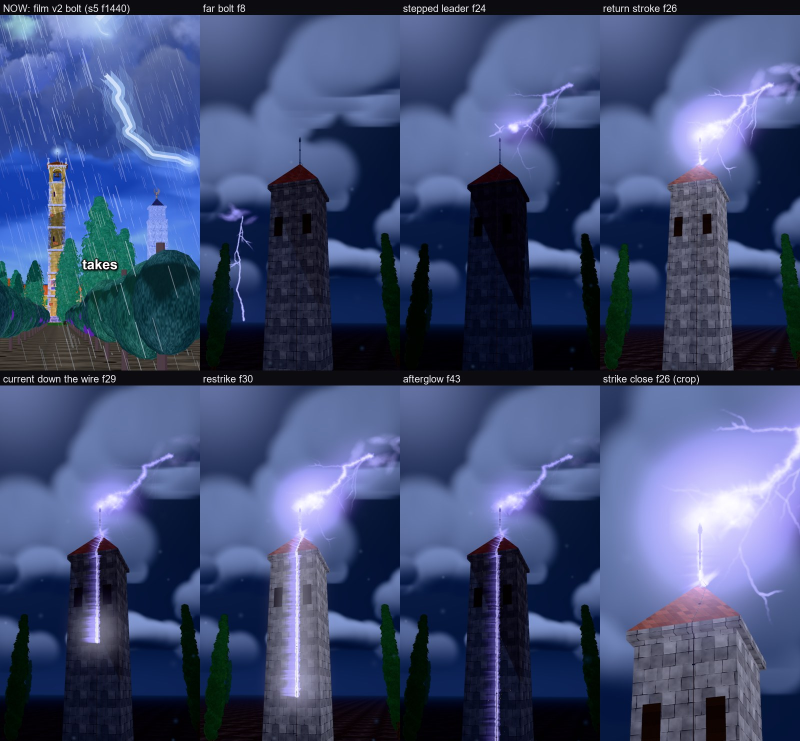
#> input picture newZip/RicksClips_Skill_V1.1/templates/threejs_film/_pbr_test/v_bolt/bolt_sheet.jpg, 1600 x 1482 px (shown at 1/2 size)
$ python empty_space.py ../../templates/threejs_film/_pbr_test/v_bolt/bolt_sheet.jpg
#> lines starting #> are read from the running program, lines starting #| are printed output that depends on the picture; after the words box and inside, x2 and y2 are one past the last pixel; in counts of white or black regions, pixels touching at a corner belong together
"""Empty-space check (added 2026-11-07, CB: "maximum density, no empty space").

The frame (540x960, caption band 62-78 % masked) is cut into a 6 x 10 grid of cells (90 x 96 px). A cell is EMPTY when it
holds almost no drawn information: Sobel edge density < 0.02 AND luma std < 0.035 (a flat fill, a bare sky gradient, a
blank wall). Reported per frame:
  empty_pct      share of (unmasked) cells that are empty
  max_empty_run  largest 4-connected block of empty cells (in cells)
  layers         depth layers present from a 3-band split of edge activity: top / middle / bottom thirds each with
                 edge density >= 0.03 (a proxy for background / midground / foreground all carrying detail)
Usage: python empty_space.py img... [--json out.json]   |   python empty_space.py --validate
"""
import sys, json
import numpy as np
from PIL import Image
from scipy import ndimage
W, H, GX, GY = 540, 960, 6, 10
CAP = (0.62, 0.78)

def metrics(img):
    a = np.asarray(img.convert("RGB").resize((W, H), Image.LANCZOS)).astype(np.float32) / 255
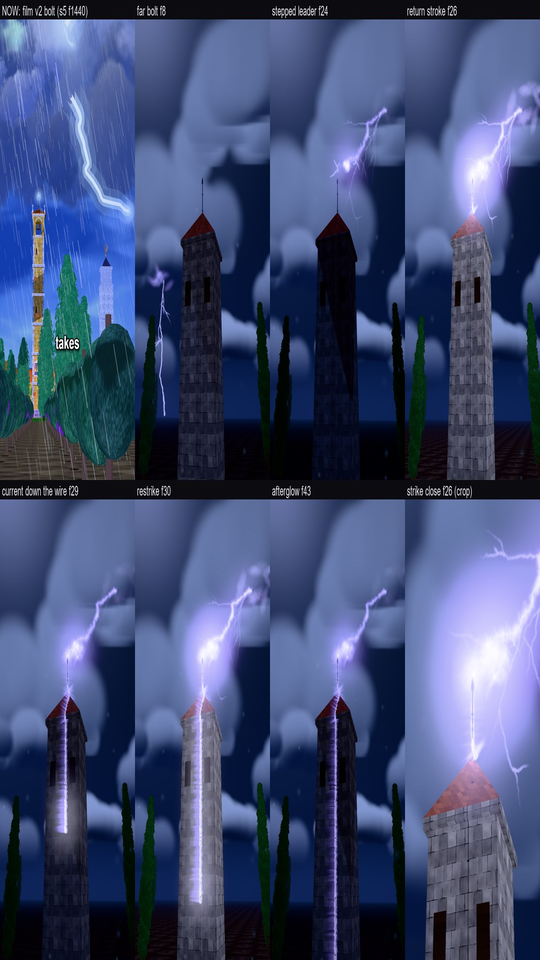
#> a: shape (960, 540, 3) float32; mean R, G, B 0.249, 0.3, 0.453
    Y = a @ np.array([0.2126, 0.7152, 0.0722], np.float32)
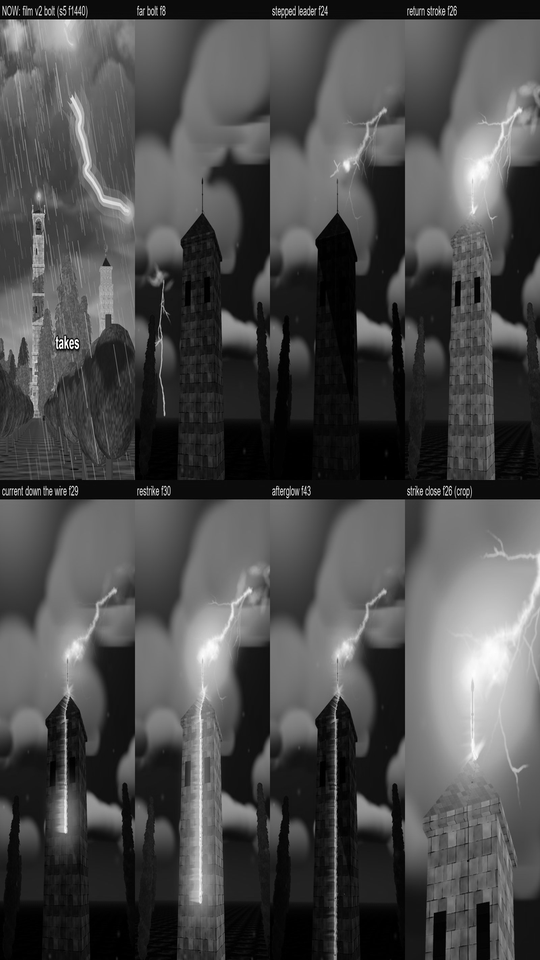
#> Y: shape (960, 540) float32; min 0, max 1, mean 0.3
    g = np.hypot(ndimage.sobel(Y, 1), ndimage.sobel(Y, 0)) / 4
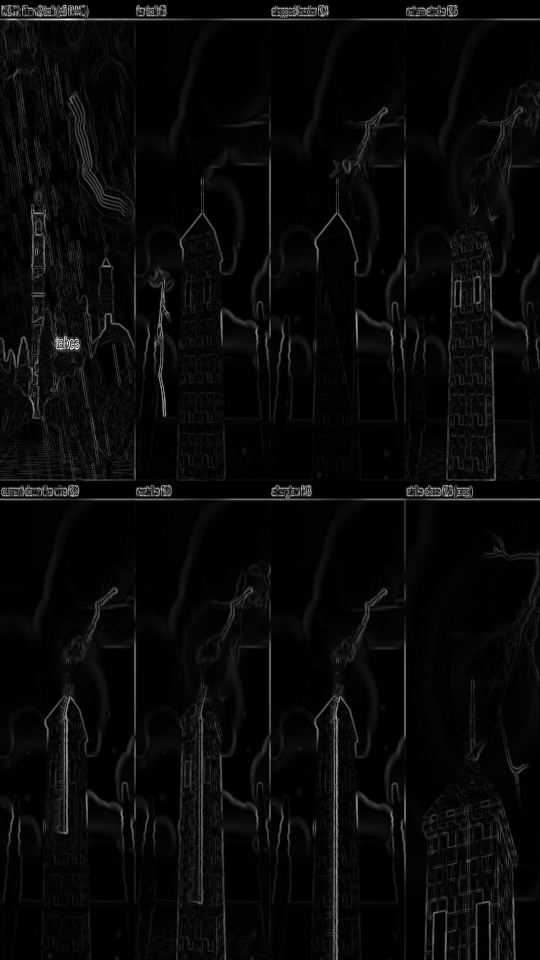
#> g: shape (960, 540) float32; min 0, max 0.998, mean 0.0357
    e = g > 0.08
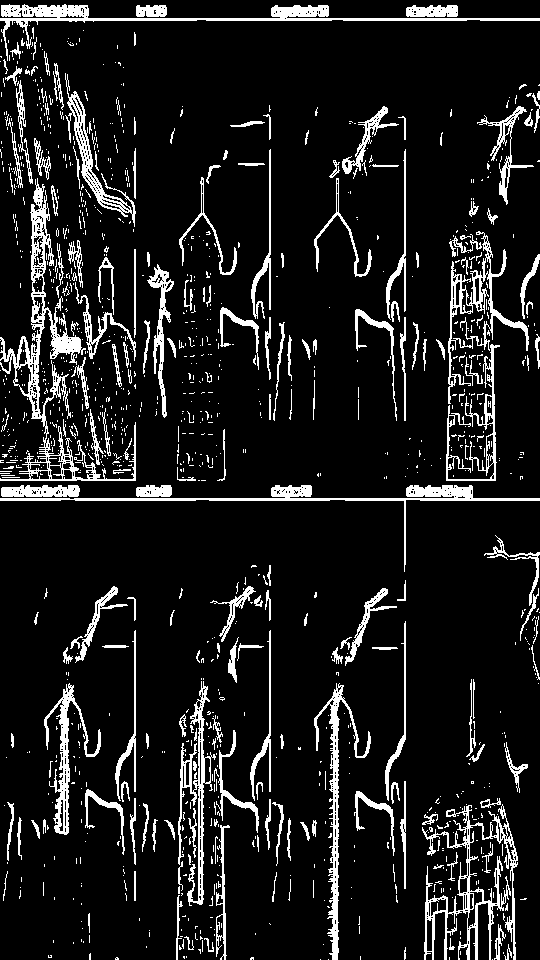
#> e: shape (960, 540) bool; 10.8% white; 1196 white regions (994 under 20 px), largest, box (x1, y1, x2, y2) and area: (0, 178, 136, 481) 5150, (422, 804, 518, 960) 3443, (0, 4, 540, 61) 3342
    cw, ch = W // GX, H // GY
    empty = np.zeros((GY, GX), bool); valid = np.ones((GY, GX), bool)
    for j in range(GY):
        y0, y1 = j * ch, (j + 1) * ch
        if y0 / H >= CAP[0] - 0.02 and y1 / H <= CAP[1] + 0.02: valid[j, :] = False; continue
        for i in range(GX):
            c = (slice(y0, y1), slice(i * cw, (i + 1) * cw))
            empty[j, i] = e[c].mean() < 0.02 and Y[c].std() < 0.035
#> after the loop, empty = [[False, False, False, False, False, False], [False, False, False, False, False, False], [False, False, False, False, False, False], [False, False, False, False, False, False], [False, False, False, False, False, False], [False, False, False, False, False, False], [False, False, False, False, False, False], [False, False, False, False, False, False], [False, False, False, False, False, False], [False, False, False, False, False, False]]; valid = [[True, True, True, True, True, True], [True, True, True, True, True, True], [True, True, True, True, True, True], [True, True, True, True, True, True], [True, True, True, True, True, True], [True, True, True, True, True, True], [False, False, False, False, False, False], [False, False, False, False, False, False], [True, True, True, True, True, True], [True, True, True, True, True, True]]
    lab, n = ndimage.label(empty & valid)
#> lab = [[0, 0, 0, 0, 0, 0], [0, 0, 0, 0, 0, 0], [0, 0, 0, 0, 0, 0], [0, 0, 0, 0, 0, 0], [0, 0, 0, 0, 0, 0], [0, 0, 0, 0, 0, 0], [0, 0, 0, 0, 0, 0], [0, 0, 0, 0, 0, 0], [0, 0, 0, 0, 0, 0], [0, 0, 0, 0, 0, 0]]; n = 0
    run = int(np.bincount(lab.ravel())[1:].max()) if n else 0
#> run = 0
    thirds = [e[int(k * H / 3):int((k + 1) * H / 3)].mean() for k in range(3)]
#> thirds = [0.109, 0.105, 0.111]
    return {"empty_pct": round(float((empty & valid).sum() / valid.sum() * 100), 1), "max_empty_run": run,
            "layers": int(sum(t >= 0.03 for t in thirds)), "thirds_edge": [round(float(t), 3) for t in thirds]}

if __name__ == "__main__":
    a = sys.argv[1:]
    if "--validate" in a:
        print("flat", metrics(Image.new("RGB", (W, H), (40, 50, 90))))
        n = (np.random.default_rng(1).random((H, W)) * 255).astype(np.uint8); print("noise", metrics(Image.fromarray(n)))
        sys.exit()
    out = a[a.index("--json") + 1] if "--json" in a else None
    files = [x for x in a if x not in ("--json", out)]
    R = {f: metrics(Image.open(f)) for f in files}
#> R = 1 item
    for f, m in R.items(): print(f.replace("\\", "/").split("/")[-1], m)
#> this loop made 1 pass
#| bolt_sheet.jpg {'empty_pct': 0.0, 'max_empty_run': 0, 'layers': 3, 'thirds_edge': [0.109, 0.105, 0.111]}
    if out: json.dump(R, open(out, "w"), indent=1)
